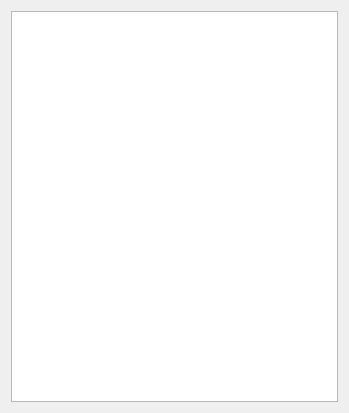
<?xml version="1.0" encoding="UTF-8"?>
<ui version="4.0">
 <class>Onlineuser</class>
 <widget class="QWidget" name="Onlineuser">
  <property name="geometry">
   <rect>
    <x>0</x>
    <y>0</y>
    <width>349</width>
    <height>413</height>
   </rect>
  </property>
  <property name="windowTitle">
   <string>在线用户</string>
  </property>
  <property name="windowIcon">
   <iconset>
    <normaloff>C:/Users/20665/OneDrive/图片/在线用户.png</normaloff>C:/Users/20665/OneDrive/图片/在线用户.png</iconset>
  </property>
  <layout class="QHBoxLayout" name="horizontalLayout">
   <item>
    <widget class="QListWidget" name="listWidget"/>
   </item>
  </layout>
 </widget>
 <resources/>
 <connections/>
</ui>
